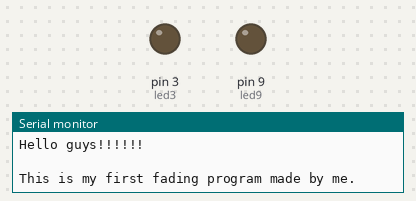
The sketch below on a simulated Arduino Uno, built with avr-gcc and run on an emulated ATmega328P. Parts: output pins drawn as LEDs (lit = HIGH), the last lines printed to the serial monitor.

Above: at 0.05 s.
At 2.1 s:
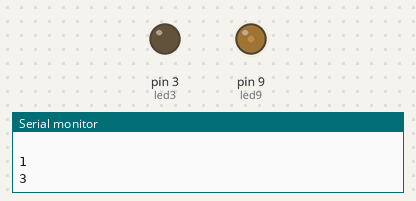
At 4.45 s:
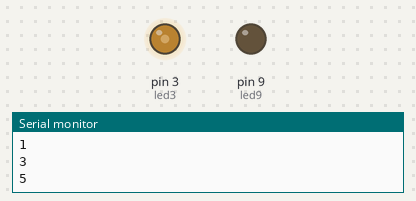
At 8.9 s:
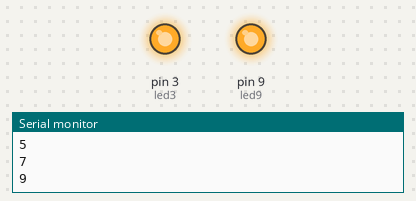
Timing chart, 0 to 12.3 s (numbered marks = the images above):
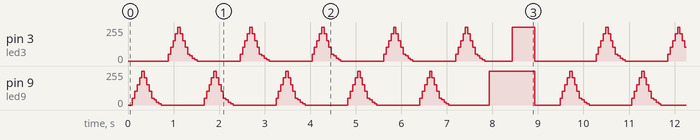

The sketch:

Myfirstfade.ino
```cpp
int led9 = 9;
int led3 = 3;
int fadeAmount = 5 ;
int led9times ;
int led3times ;
int leddelay2 = 500;
float leddelay = 53.55;
int leddelay1 = 100;
void setup() {
pinMode(led9,OUTPUT);pinMode(led3,OUTPUT);
Serial.begin(9600);
Serial.println("Hello guys!!!!!!");Serial.println (" ");
delay(40);
Serial.println("This is my first fading program made by me.");Serial.println(" ");
}

void loop() {
  for (int j=1;j<=10;j=j+2){
    Serial.println(j);
  analogWrite(led9,0);delay(leddelay);
    analogWrite(led9,51);delay(leddelay);analogWrite(led9,102);delay(leddelay);
    analogWrite(led9,153);delay(leddelay);analogWrite(led9,204);delay(leddelay);
    analogWrite(led9,255);delay(leddelay);analogWrite(led9,204);delay(leddelay);
    analogWrite(led9,153);delay(leddelay);analogWrite(led9,102);delay(leddelay);
    analogWrite(led9,51);delay(leddelay);analogWrite(led9,40);delay(leddelay);analogWrite(led9,20);delay(leddelay);analogWrite(led9,10);delay(leddelay);analogWrite(led9,0);

 delay(leddelay1);
 analogWrite(led3,0);delay(leddelay);
     analogWrite(led3,51);delay(leddelay);analogWrite(led3,102);delay(leddelay);
    analogWrite(led3,153);delay(leddelay);analogWrite(led3,204);delay(leddelay);
    analogWrite(led3,255);delay(leddelay);analogWrite(led3,204);delay(leddelay);
    analogWrite(led3,153);delay(leddelay);analogWrite(led3,102);delay(leddelay);
    analogWrite(led3,51);delay(leddelay);analogWrite(led3,40);delay(leddelay);analogWrite(led3,20);delay(leddelay);analogWrite(led3,10);delay(leddelay);analogWrite(led3,0);

 delay(leddelay1);
  }
  analogWrite(led9,255);delay(leddelay2);analogWrite(led3,255);delay(leddelay2);
  analogWrite(led9,0);analogWrite(led3,0);delay(leddelay2);
}
```

Measured:
- by itself, pin 3 (led3), pin 9 (led9): moves between 0/255 and 255/255, repeating every 9.4 s
